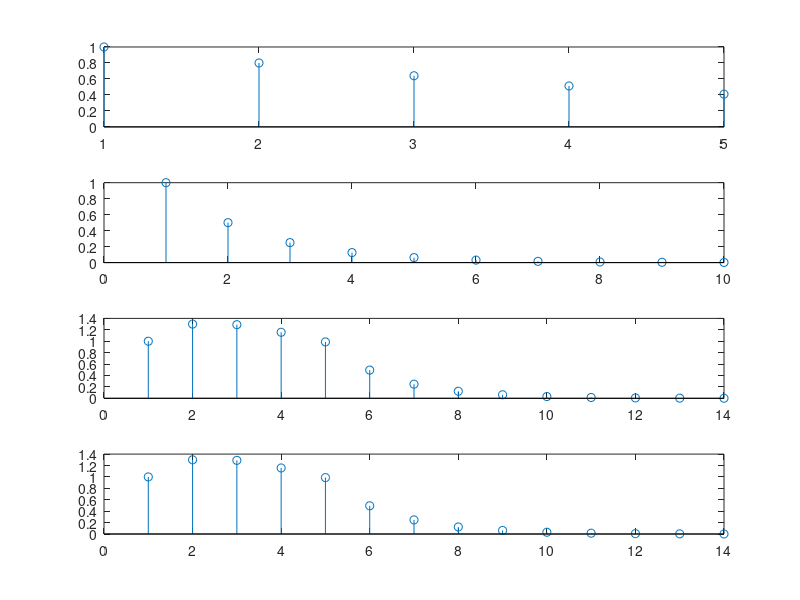

MATLAB code for this plot:
% Praktikum1b.m
% Tentukan output dari y(n), dimana 0 < n < 10 dari system LTI dengan
% input x(n) = (0.8) n [u(n)-u(n-5)] dan impulse response h(n)= (0.5) n [u(n)-
% u(n-10)]

for n = 1:10
n1(n) = n-1;
h(n) = (0.5)^n1(n);
end

for n = 1:5
n2(n) = n-1;
x(n) = (0.8)^n2(n);
end

y1 = conv (h,x);
y2 = conv (x,h);

% n4 = size(n1)+size(n2)-1;
% n4 = 14;
% n3 = 0:n4-1;

subplot(4,1,1); stem(x);
subplot(4,1,2); stem(h);
subplot(4,1,3); stem(y1);
subplot(4,1,4); stem(y2)